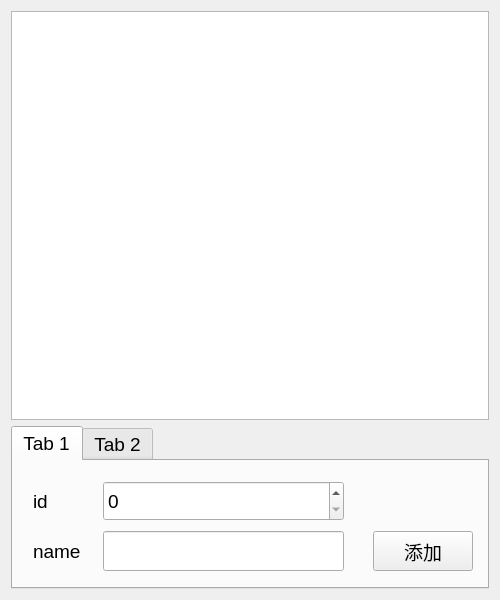
<?xml version="1.0" encoding="UTF-8"?>
<ui version="4.0">
 <class>Widget</class>
 <widget class="QWidget" name="Widget">
  <property name="geometry">
   <rect>
    <x>0</x>
    <y>0</y>
    <width>500</width>
    <height>600</height>
   </rect>
  </property>
  <property name="font">
   <font>
    <pointsize>14</pointsize>
   </font>
  </property>
  <property name="windowTitle">
   <string>Widget</string>
  </property>
  <layout class="QVBoxLayout" name="verticalLayout" stretch="5,2">
   <item>
    <widget class="QTableWidget" name="tableWidget"/>
   </item>
   <item>
    <widget class="QTabWidget" name="tabWidget">
     <property name="currentIndex">
      <number>0</number>
     </property>
     <widget class="QWidget" name="tab">
      <attribute name="title">
       <string>Tab 1</string>
      </attribute>
      <widget class="QSpinBox" name="spinBox">
       <property name="geometry">
        <rect>
         <x>90</x>
         <y>20</y>
         <width>241</width>
         <height>40</height>
        </rect>
       </property>
      </widget>
      <widget class="QLabel" name="label">
       <property name="geometry">
        <rect>
         <x>20</x>
         <y>20</y>
         <width>20</width>
         <height>40</height>
        </rect>
       </property>
       <property name="text">
        <string>id</string>
       </property>
      </widget>
      <widget class="QLabel" name="label_2">
       <property name="geometry">
        <rect>
         <x>20</x>
         <y>70</y>
         <width>71</width>
         <height>40</height>
        </rect>
       </property>
       <property name="text">
        <string>name</string>
       </property>
      </widget>
      <widget class="QLineEdit" name="lineEdit">
       <property name="geometry">
        <rect>
         <x>90</x>
         <y>70</y>
         <width>241</width>
         <height>40</height>
        </rect>
       </property>
      </widget>
      <widget class="QPushButton" name="pushButton_add">
       <property name="geometry">
        <rect>
         <x>360</x>
         <y>70</y>
         <width>100</width>
         <height>40</height>
        </rect>
       </property>
       <property name="text">
        <string>添加</string>
       </property>
      </widget>
     </widget>
     <widget class="QWidget" name="tab_2">
      <attribute name="title">
       <string>Tab 2</string>
      </attribute>
      <widget class="QTextEdit" name="textEdit">
       <property name="geometry">
        <rect>
         <x>10</x>
         <y>0</y>
         <width>451</width>
         <height>61</height>
        </rect>
       </property>
      </widget>
      <widget class="QPushButton" name="pushButton_exe">
       <property name="geometry">
        <rect>
         <x>360</x>
         <y>70</y>
         <width>100</width>
         <height>40</height>
        </rect>
       </property>
       <property name="text">
        <string>发送</string>
       </property>
      </widget>
     </widget>
    </widget>
   </item>
  </layout>
 </widget>
 <resources/>
 <connections/>
</ui>
